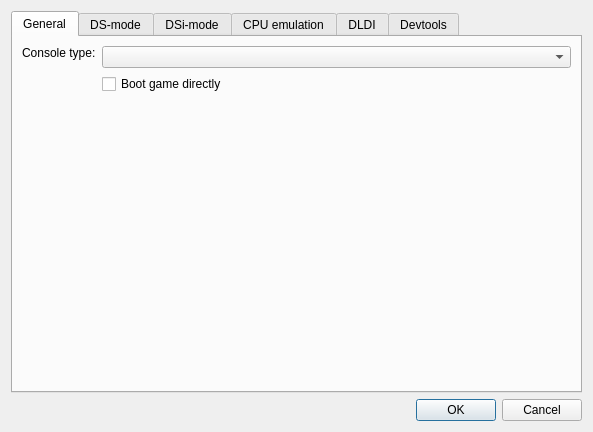
<?xml version="1.0" encoding="UTF-8"?>
<ui version="4.0">
 <class>EmuSettingsDialog</class>
 <widget class="QDialog" name="EmuSettingsDialog">
  <property name="geometry">
   <rect>
    <x>0</x>
    <y>0</y>
    <width>575</width>
    <height>532</height>
   </rect>
  </property>
  <property name="sizePolicy">
   <sizepolicy hsizetype="Fixed" vsizetype="Fixed">
    <horstretch>0</horstretch>
    <verstretch>0</verstretch>
   </sizepolicy>
  </property>
  <property name="windowTitle">
   <string>Emu settings - melonDS</string>
  </property>
  <layout class="QVBoxLayout" name="verticalLayout">
   <property name="sizeConstraint">
    <enum>QLayout::SizeConstraint::SetFixedSize</enum>
   </property>
   <item>
    <widget class="QTabWidget" name="tabWidget">
     <property name="currentIndex">
      <number>0</number>
     </property>
     <widget class="QWidget" name="tab">
      <attribute name="title">
       <string>General</string>
      </attribute>
      <layout class="QFormLayout" name="formLayout_4">
       <item row="1" column="1">
        <widget class="QComboBox" name="cbxConsoleType">
         <property name="sizePolicy">
          <sizepolicy hsizetype="MinimumExpanding" vsizetype="Fixed">
           <horstretch>0</horstretch>
           <verstretch>0</verstretch>
          </sizepolicy>
         </property>
         <property name="whatsThis">
          <string>&lt;html&gt;&lt;head/&gt;&lt;body&gt;&lt;p&gt;The type of console to emulate&lt;/p&gt;&lt;/body&gt;&lt;/html&gt;</string>
         </property>
        </widget>
       </item>
       <item row="2" column="1">
        <widget class="QCheckBox" name="chkDirectBoot">
         <property name="whatsThis">
          <string>&lt;html&gt;&lt;head/&gt;&lt;body&gt;&lt;p&gt;When loading a ROM, completely skip the regular boot process (&amp;quot;Nintendo DS&amp;quot; screen) to boot the ROM directly.&lt;/p&gt;&lt;p&gt;&lt;br/&gt;&lt;/p&gt;&lt;p&gt;Note: if your firmware dump isn't bootable, the ROM will be booted directly regardless of this setting.&lt;/p&gt;&lt;/body&gt;&lt;/html&gt;</string>
         </property>
         <property name="text">
          <string>Boot game directly</string>
         </property>
        </widget>
       </item>
       <item row="3" column="0">
        <spacer name="verticalSpacer_2">
         <property name="orientation">
          <enum>Qt::Orientation::Vertical</enum>
         </property>
         <property name="sizeHint" stdset="0">
          <size>
           <width>20</width>
           <height>40</height>
          </size>
         </property>
        </spacer>
       </item>
       <item row="1" column="0">
        <widget class="QLabel" name="label_4">
         <property name="sizePolicy">
          <sizepolicy hsizetype="Preferred" vsizetype="Fixed">
           <horstretch>0</horstretch>
           <verstretch>0</verstretch>
          </sizepolicy>
         </property>
         <property name="text">
          <string>Console type:</string>
         </property>
        </widget>
       </item>
      </layout>
     </widget>
     <widget class="QWidget" name="tab_2">
      <attribute name="title">
       <string>DS-mode</string>
      </attribute>
      <layout class="QGridLayout" name="gridLayout">
       <item row="3" column="2">
        <widget class="QPushButton" name="btnFirmwareBrowse">
         <property name="text">
          <string>Browse...</string>
         </property>
        </widget>
       </item>
       <item row="4" column="0">
        <spacer name="verticalSpacer_5">
         <property name="orientation">
          <enum>Qt::Orientation::Vertical</enum>
         </property>
         <property name="sizeHint" stdset="0">
          <size>
           <width>20</width>
           <height>40</height>
          </size>
         </property>
        </spacer>
       </item>
       <item row="3" column="0">
        <widget class="QLabel" name="label_3">
         <property name="text">
          <string>DS firmware:</string>
         </property>
        </widget>
       </item>
       <item row="2" column="2">
        <widget class="QPushButton" name="btnBIOS7Browse">
         <property name="text">
          <string>Browse...</string>
         </property>
        </widget>
       </item>
       <item row="1" column="1">
        <widget class="QPathInput" name="txtBIOS9Path">
         <property name="sizePolicy">
          <sizepolicy hsizetype="Expanding" vsizetype="Fixed">
           <horstretch>0</horstretch>
           <verstretch>0</verstretch>
          </sizepolicy>
         </property>
         <property name="minimumSize">
          <size>
           <width>290</width>
           <height>0</height>
          </size>
         </property>
         <property name="statusTip">
          <string/>
         </property>
         <property name="whatsThis">
          <string>&lt;html&gt;&lt;head/&gt;&lt;body&gt;&lt;p&gt;DS-mode ARM9 BIOS&lt;/p&gt;&lt;p&gt;Size should be 4 KB&lt;/p&gt;&lt;/body&gt;&lt;/html&gt;</string>
         </property>
        </widget>
       </item>
       <item row="2" column="0">
        <widget class="QLabel" name="label_2">
         <property name="text">
          <string>DS ARM7 BIOS:</string>
         </property>
        </widget>
       </item>
       <item row="2" column="1">
        <widget class="QPathInput" name="txtBIOS7Path">
         <property name="whatsThis">
          <string>&lt;html&gt;&lt;head/&gt;&lt;body&gt;&lt;p&gt;DS-mode ARM7 BIOS&lt;/p&gt;&lt;p&gt;Size should be 16 KB&lt;/p&gt;&lt;/body&gt;&lt;/html&gt;</string>
         </property>
        </widget>
       </item>
       <item row="3" column="1">
        <widget class="QPathInput" name="txtFirmwarePath">
         <property name="whatsThis">
          <string>&lt;html&gt;&lt;head/&gt;&lt;body&gt;&lt;p&gt;DS-mode firmware&lt;/p&gt;&lt;p&gt;&lt;br/&gt;&lt;/p&gt;&lt;p&gt;Possible firmwares:&lt;/p&gt;&lt;p&gt;* 128 KB: DS-mode firmware from a DSi or 3DS. Not bootable.&lt;/p&gt;&lt;p&gt;* 256 KB: regular DS firmware.&lt;/p&gt;&lt;p&gt;* 512 KB: iQue DS firmware.&lt;/p&gt;&lt;/body&gt;&lt;/html&gt;</string>
         </property>
        </widget>
       </item>
       <item row="1" column="0">
        <widget class="QLabel" name="label">
         <property name="text">
          <string>DS ARM9 BIOS:</string>
         </property>
        </widget>
       </item>
       <item row="1" column="2">
        <widget class="QPushButton" name="btnBIOS9Browse">
         <property name="sizePolicy">
          <sizepolicy hsizetype="Minimum" vsizetype="Fixed">
           <horstretch>0</horstretch>
           <verstretch>0</verstretch>
          </sizepolicy>
         </property>
         <property name="text">
          <string>Browse...</string>
         </property>
         <property name="autoDefault">
          <bool>false</bool>
         </property>
        </widget>
       </item>
       <item row="0" column="0" colspan="3">
        <widget class="QCheckBox" name="chkExternalBIOS">
         <property name="whatsThis">
          <string>&lt;html&gt;&lt;head/&gt;&lt;body&gt;&lt;p&gt;Allows using external user-provided BIOS and firmware dumps.&lt;/p&gt;&lt;/body&gt;&lt;/html&gt;</string>
         </property>
         <property name="text">
          <string>Use external BIOS/firmware files</string>
         </property>
        </widget>
       </item>
      </layout>
     </widget>
     <widget class="QWidget" name="tab_4">
      <attribute name="title">
       <string>DSi-mode</string>
      </attribute>
      <layout class="QGridLayout" name="gridLayout_2">
       <item row="3" column="0">
        <widget class="QLabel" name="label_7">
         <property name="text">
          <string>DSi firmware:</string>
         </property>
        </widget>
       </item>
       <item row="2" column="2">
        <widget class="QPushButton" name="btnDSiBIOS7Browse">
         <property name="text">
          <string>Browse...</string>
         </property>
        </widget>
       </item>
       <item row="1" column="0">
        <widget class="QLabel" name="label_5">
         <property name="text">
          <string>DSi ARM9 BIOS:</string>
         </property>
        </widget>
       </item>
       <item row="13" column="1">
        <widget class="QLineEdit" name="txtDSiSDFolder">
         <property name="whatsThis">
          <string>&lt;html&gt;&lt;head/&gt;&lt;body&gt;&lt;p&gt;Sync the emulated SD card to the given folder. The folder's contents will be copied to the SD image, and any change made to the SD image will be reflected to the folder.&lt;/p&gt;&lt;/body&gt;&lt;/html&gt;</string>
         </property>
        </widget>
       </item>
       <item row="11" column="1">
        <widget class="QComboBox" name="cbxDSiSDSize">
         <property name="whatsThis">
          <string>&lt;html&gt;&lt;head/&gt;&lt;body&gt;&lt;p&gt;Size of the SD image.&lt;/p&gt;&lt;p&gt;&lt;br/&gt;&lt;/p&gt;&lt;p&gt;If set to Auto:&lt;/p&gt;&lt;p&gt;* if an image file exists, the volume size will be that of the image file&lt;/p&gt;&lt;p&gt;* if no image file exists and folder sync is enabled, the volume size will be determined from the synced folder's contents&lt;/p&gt;&lt;p&gt;* otherwise, the volume size will default to 512 MB&lt;/p&gt;&lt;/body&gt;&lt;/html&gt;</string>
         </property>
        </widget>
       </item>
       <item row="4" column="0">
        <widget class="QLabel" name="label_8">
         <property name="text">
          <string>DSi NAND:</string>
         </property>
        </widget>
       </item>
       <item row="0" column="0" colspan="3">
        <widget class="QCheckBox" name="chkDSiExternalBIOS">
         <property name="whatsThis">
          <string>&lt;html&gt;&lt;head/&gt;&lt;body&gt;&lt;p&gt;Allows using external user-provided BIOS and firmware dumps.&lt;/p&gt;&lt;/body&gt;&lt;/html&gt;</string>
         </property>
         <property name="text">
          <string>Use external BIOS/firmware files</string>
         </property>
        </widget>
       </item>
       <item row="8" column="0">
        <widget class="QLabel" name="label_20">
         <property name="text">
          <string/>
         </property>
        </widget>
       </item>
       <item row="1" column="1">
        <widget class="QPathInput" name="txtDSiBIOS9Path">
         <property name="sizePolicy">
          <sizepolicy hsizetype="Expanding" vsizetype="Fixed">
           <horstretch>0</horstretch>
           <verstretch>0</verstretch>
          </sizepolicy>
         </property>
         <property name="whatsThis">
          <string>&lt;html&gt;&lt;head/&gt;&lt;body&gt;&lt;p&gt;DSi-mode ARM9 BIOS&lt;/p&gt;&lt;p&gt;&lt;br/&gt;&lt;/p&gt;&lt;p&gt;Size should be 64 KB&lt;/p&gt;&lt;/body&gt;&lt;/html&gt;</string>
         </property>
        </widget>
       </item>
       <item row="3" column="2">
        <widget class="QPushButton" name="btnDSiFirmwareBrowse">
         <property name="text">
          <string>Browse...</string>
         </property>
        </widget>
       </item>
       <item row="13" column="2">
        <widget class="QPushButton" name="btnDSiSDFolderBrowse">
         <property name="text">
          <string>Browse...</string>
         </property>
        </widget>
       </item>
       <item row="2" column="0">
        <widget class="QLabel" name="label_6">
         <property name="text">
          <string>DSi ARM7 BIOS:</string>
         </property>
        </widget>
       </item>
       <item row="6" column="0">
        <widget class="QLabel" name="label_14">
         <property name="text">
          <string/>
         </property>
        </widget>
       </item>
       <item row="1" column="2">
        <widget class="QPushButton" name="btnDSiBIOS9Browse">
         <property name="text">
          <string>Browse...</string>
         </property>
        </widget>
       </item>
       <item row="9" column="0">
        <widget class="QCheckBox" name="cbDSiSDEnable">
         <property name="whatsThis">
          <string>&lt;html&gt;&lt;head/&gt;&lt;body&gt;&lt;p&gt;Simulate a SD card being inserted in the DSi's SD slot.&lt;/p&gt;&lt;/body&gt;&lt;/html&gt;</string>
         </property>
         <property name="text">
          <string>Enable DSi SD card</string>
         </property>
        </widget>
       </item>
       <item row="13" column="0">
        <widget class="QCheckBox" name="cbDSiSDFolder">
         <property name="whatsThis">
          <string>&lt;html&gt;&lt;head/&gt;&lt;body&gt;&lt;p&gt;Sync the emulated SD card to the given folder. The folder's contents will be copied to the SD image, and any change made to the SD image will be reflected to the folder.&lt;/p&gt;&lt;/body&gt;&lt;/html&gt;</string>
         </property>
         <property name="text">
          <string>Sync SD to folder:</string>
         </property>
        </widget>
       </item>
       <item row="10" column="2">
        <widget class="QPushButton" name="btnDSiSDBrowse">
         <property name="text">
          <string>Browse...</string>
         </property>
        </widget>
       </item>
       <item row="7" column="0">
        <widget class="QCheckBox" name="cbDSPHLE">
         <property name="text">
          <string>DSP HLE</string>
         </property>
        </widget>
       </item>
       <item row="2" column="1">
        <widget class="QPathInput" name="txtDSiBIOS7Path">
         <property name="whatsThis">
          <string>&lt;html&gt;&lt;head/&gt;&lt;body&gt;&lt;p&gt;DSi-mode ARM7 BIOS&lt;/p&gt;&lt;p&gt;&lt;br/&gt;&lt;/p&gt;&lt;p&gt;Size should be 64 KB&lt;/p&gt;&lt;/body&gt;&lt;/html&gt;</string>
         </property>
        </widget>
       </item>
       <item row="12" column="0">
        <widget class="QCheckBox" name="cbDSiSDReadOnly">
         <property name="whatsThis">
          <string>&lt;html&gt;&lt;head/&gt;&lt;body&gt;&lt;p&gt;Make the emulated SD card read-only.&lt;/p&gt;&lt;/body&gt;&lt;/html&gt;</string>
         </property>
         <property name="text">
          <string>Read-only SD</string>
         </property>
        </widget>
       </item>
       <item row="11" column="0">
        <widget class="QLabel" name="label_13">
         <property name="text">
          <string>Image size:</string>
         </property>
        </widget>
       </item>
       <item row="10" column="1">
        <widget class="QPathInput" name="txtDSiSDPath">
         <property name="whatsThis">
          <string>&lt;html&gt;&lt;head/&gt;&lt;body&gt;&lt;p&gt;SD image file for emulating the DSi's SD card. A blank image file will be created if it doesn't already exist.&lt;/p&gt;&lt;/body&gt;&lt;/html&gt;</string>
         </property>
        </widget>
       </item>
       <item row="3" column="1">
        <widget class="QPathInput" name="txtDSiFirmwarePath">
         <property name="whatsThis">
          <string>&lt;html&gt;&lt;head/&gt;&lt;body&gt;&lt;p&gt;DSi-mode firmware (used for DS-mode backwards compatibility)&lt;/p&gt;&lt;p&gt;&lt;br/&gt;&lt;/p&gt;&lt;p&gt;Size should be 128 KB&lt;/p&gt;&lt;/body&gt;&lt;/html&gt;</string>
         </property>
        </widget>
       </item>
       <item row="10" column="0">
        <widget class="QLabel" name="label_10">
         <property name="text">
          <string>SD card image:</string>
         </property>
        </widget>
       </item>
       <item row="4" column="1">
        <widget class="QPathInput" name="txtDSiNANDPath">
         <property name="whatsThis">
          <string>&lt;html&gt;&lt;head/&gt;&lt;body&gt;&lt;p&gt;DSi NAND dump&lt;/p&gt;&lt;p&gt;&lt;br/&gt;&lt;/p&gt;&lt;p&gt;Should have 'nocash footer' at the end&lt;/p&gt;&lt;/body&gt;&lt;/html&gt;</string>
         </property>
        </widget>
       </item>
       <item row="4" column="2">
        <widget class="QPushButton" name="btnDSiNANDBrowse">
         <property name="text">
          <string>Browse...</string>
         </property>
        </widget>
       </item>
      </layout>
     </widget>
     <widget class="QWidget" name="tab_3">
      <attribute name="title">
       <string>CPU emulation</string>
      </attribute>
      <layout class="QFormLayout" name="formLayout_5">
       <item row="0" column="0">
        <widget class="QCheckBox" name="chkEnableJIT">
         <property name="text">
          <string>Enable JIT recompiler</string>
         </property>
        </widget>
       </item>
       <item row="1" column="0">
        <widget class="QLabel" name="label_9">
         <property name="text">
          <string>Maximum JIT block size:</string>
         </property>
        </widget>
       </item>
       <item row="1" column="1">
        <widget class="QSpinBox" name="spnJITMaximumBlockSize">
         <property name="minimum">
          <number>1</number>
         </property>
         <property name="maximum">
          <number>32</number>
         </property>
         <property name="value">
          <number>32</number>
         </property>
        </widget>
       </item>
       <item row="2" column="0">
        <widget class="QCheckBox" name="chkJITBranchOptimisations">
         <property name="text">
          <string>Branch optimisations</string>
         </property>
        </widget>
       </item>
       <item row="3" column="0">
        <widget class="QCheckBox" name="chkJITLiteralOptimisations">
         <property name="text">
          <string>Literal optimisations</string>
         </property>
        </widget>
       </item>
       <item row="4" column="0">
        <widget class="QCheckBox" name="chkJITFastMemory">
         <property name="text">
          <string>Fast memory</string>
         </property>
        </widget>
       </item>
       <item row="5" column="0">
        <spacer name="verticalSpacer">
         <property name="orientation">
          <enum>Qt::Orientation::Vertical</enum>
         </property>
         <property name="sizeHint" stdset="0">
          <size>
           <width>20</width>
           <height>40</height>
          </size>
         </property>
        </spacer>
       </item>
      </layout>
     </widget>
     <widget class="QWidget" name="tab_5">
      <attribute name="title">
       <string>DLDI</string>
      </attribute>
      <layout class="QGridLayout" name="gridLayout_4">
       <item row="1" column="2">
        <widget class="QPushButton" name="btnDLDISDBrowse">
         <property name="text">
          <string>Browse...</string>
         </property>
        </widget>
       </item>
       <item row="4" column="2">
        <widget class="QPushButton" name="btnDLDIFolderBrowse">
         <property name="text">
          <string>Browse...</string>
         </property>
        </widget>
       </item>
       <item row="4" column="1">
        <widget class="QLineEdit" name="txtDLDIFolder">
         <property name="whatsThis">
          <string>&lt;html&gt;&lt;head/&gt;&lt;body&gt;&lt;p&gt;Sync the emulated SD card to the given folder. The folder's contents will be copied to the SD image, and any change made to the SD image will be reflected to the folder.&lt;/p&gt;&lt;/body&gt;&lt;/html&gt;</string>
         </property>
        </widget>
       </item>
       <item row="2" column="0">
        <widget class="QLabel" name="label_12">
         <property name="text">
          <string>Image size:</string>
         </property>
        </widget>
       </item>
       <item row="4" column="0">
        <widget class="QCheckBox" name="cbDLDIFolder">
         <property name="whatsThis">
          <string>&lt;html&gt;&lt;head/&gt;&lt;body&gt;&lt;p&gt;Sync the emulated SD card to the given folder. The folder's contents will be copied to the SD image, and any change made to the SD image will be reflected to the folder.&lt;/p&gt;&lt;/body&gt;&lt;/html&gt;</string>
         </property>
         <property name="text">
          <string>Sync SD to folder:</string>
         </property>
        </widget>
       </item>
       <item row="2" column="1">
        <widget class="QComboBox" name="cbxDLDISize">
         <property name="whatsThis">
          <string>&lt;html&gt;&lt;head/&gt;&lt;body&gt;&lt;p&gt;Size of the SD image.&lt;/p&gt;&lt;p&gt;&lt;br/&gt;&lt;/p&gt;&lt;p&gt;If set to Auto:&lt;/p&gt;&lt;p&gt;* if an image file exists, the volume size will be that of the image file&lt;/p&gt;&lt;p&gt;* if no image file exists and folder sync is enabled, the volume size will be determined from the synced folder's contents&lt;/p&gt;&lt;p&gt;* otherwise, the volume size will default to 512 MB&lt;/p&gt;&lt;/body&gt;&lt;/html&gt;</string>
         </property>
        </widget>
       </item>
       <item row="0" column="0" colspan="3">
        <widget class="QCheckBox" name="cbDLDIEnable">
         <property name="whatsThis">
          <string>&lt;html&gt;&lt;head/&gt;&lt;body&gt;&lt;p&gt;Enable the built-in DLDI driver, to let homebrew access files from an emulated SD card.&lt;/p&gt;&lt;/body&gt;&lt;/html&gt;</string>
         </property>
         <property name="text">
          <string>Enable DLDI (for homebrew)</string>
         </property>
        </widget>
       </item>
       <item row="1" column="1">
        <widget class="QPathInput" name="txtDLDISDPath">
         <property name="whatsThis">
          <string>&lt;html&gt;&lt;head/&gt;&lt;body&gt;&lt;p&gt;SD card image file to be used for DLDI. A blank image file will be created if it doesn't already exist.&lt;/p&gt;&lt;/body&gt;&lt;/html&gt;</string>
         </property>
        </widget>
       </item>
       <item row="5" column="0">
        <spacer name="verticalSpacer_3">
         <property name="orientation">
          <enum>Qt::Orientation::Vertical</enum>
         </property>
         <property name="sizeHint" stdset="0">
          <size>
           <width>20</width>
           <height>40</height>
          </size>
         </property>
        </spacer>
       </item>
       <item row="1" column="0">
        <widget class="QLabel" name="label_11">
         <property name="text">
          <string>SD card image:</string>
         </property>
        </widget>
       </item>
       <item row="3" column="0" colspan="3">
        <widget class="QCheckBox" name="cbDLDIReadOnly">
         <property name="whatsThis">
          <string>&lt;html&gt;&lt;head/&gt;&lt;body&gt;&lt;p&gt;Make the emulated SD card read-only.&lt;/p&gt;&lt;/body&gt;&lt;/html&gt;</string>
         </property>
         <property name="text">
          <string>Read-only SD</string>
         </property>
        </widget>
       </item>
      </layout>
     </widget>
     <widget class="QWidget" name="tab_6">
      <attribute name="title">
       <string>Devtools</string>
      </attribute>
      <layout class="QGridLayout" name="gridLayout_3">
       <item row="1" column="0">
        <widget class="QLabel" name="label_16">
         <property name="text">
          <string>ARM9 port</string>
         </property>
        </widget>
       </item>
       <item row="5" column="0">
        <spacer name="verticalSpacer_4">
         <property name="orientation">
          <enum>Qt::Orientation::Vertical</enum>
         </property>
         <property name="sizeHint" stdset="0">
          <size>
           <width>20</width>
           <height>40</height>
          </size>
         </property>
        </spacer>
       </item>
       <item row="2" column="0">
        <widget class="QLabel" name="label_17">
         <property name="text">
          <string>ARM7 port</string>
         </property>
        </widget>
       </item>
       <item row="0" column="0" colspan="3">
        <widget class="QCheckBox" name="cbGdbEnabled">
         <property name="text">
          <string>Enable GDB stub</string>
         </property>
        </widget>
       </item>
       <item row="4" column="0" colspan="7">
        <widget class="QLabel" name="label_18">
         <property name="text">
          <string>Note: melonDS must be restarted in order for these changes to have effect</string>
         </property>
        </widget>
       </item>
       <item row="3" column="0" colspan="7">
        <widget class="QLabel" name="label_19">
         <property name="text">
          <string>Note: GDB stub cannot be used together with the JIT recompiler</string>
         </property>
        </widget>
       </item>
       <item row="1" column="6">
        <widget class="QCheckBox" name="cbGdbBOSA9">
         <property name="text">
          <string>Break on startup</string>
         </property>
        </widget>
       </item>
       <item row="1" column="1" colspan="5">
        <widget class="QSpinBox" name="intGdbPortA9">
         <property name="minimum">
          <number>1000</number>
         </property>
         <property name="maximum">
          <number>65535</number>
         </property>
         <property name="value">
          <number>3333</number>
         </property>
        </widget>
       </item>
       <item row="2" column="1" colspan="5">
        <widget class="QSpinBox" name="intGdbPortA7">
         <property name="minimum">
          <number>1000</number>
         </property>
         <property name="maximum">
          <number>65535</number>
         </property>
         <property name="value">
          <number>3334</number>
         </property>
        </widget>
       </item>
       <item row="2" column="6">
        <widget class="QCheckBox" name="cbGdbBOSA7">
         <property name="text">
          <string>Break on startup</string>
         </property>
        </widget>
       </item>
       <item row="6" column="0" colspan="3">
        <widget class="QCheckBox" name="cbStreamEnabled">
         <property name="text">
          <string>Enable bottom screen streaming (unison)</string>
         </property>
        </widget>
       </item>
       <item row="7" column="0">
        <widget class="QLabel" name="label_streamPort">
         <property name="text">
          <string>Port</string>
         </property>
        </widget>
       </item>
       <item row="7" column="1" colspan="5">
        <widget class="QSpinBox" name="intStreamPort">
         <property name="minimum">
          <number>1000</number>
         </property>
         <property name="maximum">
          <number>65535</number>
         </property>
         <property name="value">
          <number>6820</number>
         </property>
        </widget>
       </item>
       <item row="8" column="0" colspan="7">
        <widget class="QLabel" name="label_streamNote">
         <property name="text">
          <string>Note: forces the software 3D renderer while enabled (bottom screen capture needs a RAM framebuffer)</string>
         </property>
        </widget>
       </item>
      </layout>
     </widget>
    </widget>
   </item>
   <item>
    <widget class="QDialogButtonBox" name="buttonBox">
     <property name="orientation">
      <enum>Qt::Orientation::Horizontal</enum>
     </property>
     <property name="standardButtons">
      <set>QDialogButtonBox::StandardButton::Cancel|QDialogButtonBox::StandardButton::Ok</set>
     </property>
    </widget>
   </item>
  </layout>
 </widget>
 <customwidgets>
  <customwidget>
   <class>QPathInput</class>
   <extends>QLineEdit</extends>
   <header>QPathInput.h</header>
  </customwidget>
 </customwidgets>
 <tabstops>
  <tabstop>cbxConsoleType</tabstop>
  <tabstop>chkDirectBoot</tabstop>
  <tabstop>chkExternalBIOS</tabstop>
  <tabstop>txtBIOS9Path</tabstop>
  <tabstop>btnBIOS9Browse</tabstop>
  <tabstop>txtBIOS7Path</tabstop>
  <tabstop>btnBIOS7Browse</tabstop>
  <tabstop>txtFirmwarePath</tabstop>
  <tabstop>btnFirmwareBrowse</tabstop>
  <tabstop>txtDSiBIOS9Path</tabstop>
  <tabstop>btnDSiBIOS9Browse</tabstop>
  <tabstop>txtDSiBIOS7Path</tabstop>
  <tabstop>btnDSiBIOS7Browse</tabstop>
  <tabstop>txtDSiFirmwarePath</tabstop>
  <tabstop>btnDSiFirmwareBrowse</tabstop>
  <tabstop>cbDSiSDEnable</tabstop>
  <tabstop>txtDSiSDPath</tabstop>
  <tabstop>btnDSiSDBrowse</tabstop>
  <tabstop>cbxDSiSDSize</tabstop>
  <tabstop>cbDSiSDReadOnly</tabstop>
  <tabstop>cbDSiSDFolder</tabstop>
  <tabstop>txtDSiSDFolder</tabstop>
  <tabstop>btnDSiSDFolderBrowse</tabstop>
  <tabstop>chkEnableJIT</tabstop>
  <tabstop>spnJITMaximumBlockSize</tabstop>
  <tabstop>chkJITBranchOptimisations</tabstop>
  <tabstop>chkJITLiteralOptimisations</tabstop>
  <tabstop>chkJITFastMemory</tabstop>
  <tabstop>cbDLDIEnable</tabstop>
  <tabstop>txtDLDISDPath</tabstop>
  <tabstop>btnDLDISDBrowse</tabstop>
  <tabstop>cbxDLDISize</tabstop>
  <tabstop>cbDLDIReadOnly</tabstop>
  <tabstop>cbDLDIFolder</tabstop>
  <tabstop>txtDLDIFolder</tabstop>
  <tabstop>btnDLDIFolderBrowse</tabstop>
 </tabstops>
 <resources/>
 <connections>
  <connection>
   <sender>buttonBox</sender>
   <signal>accepted()</signal>
   <receiver>EmuSettingsDialog</receiver>
   <slot>accept()</slot>
   <hints>
    <hint type="sourcelabel">
     <x>266</x>
     <y>379</y>
    </hint>
    <hint type="destinationlabel">
     <x>157</x>
     <y>274</y>
    </hint>
   </hints>
  </connection>
  <connection>
   <sender>buttonBox</sender>
   <signal>rejected()</signal>
   <receiver>EmuSettingsDialog</receiver>
   <slot>reject()</slot>
   <hints>
    <hint type="sourcelabel">
     <x>334</x>
     <y>379</y>
    </hint>
    <hint type="destinationlabel">
     <x>286</x>
     <y>274</y>
    </hint>
   </hints>
  </connection>
 </connections>
</ui>
